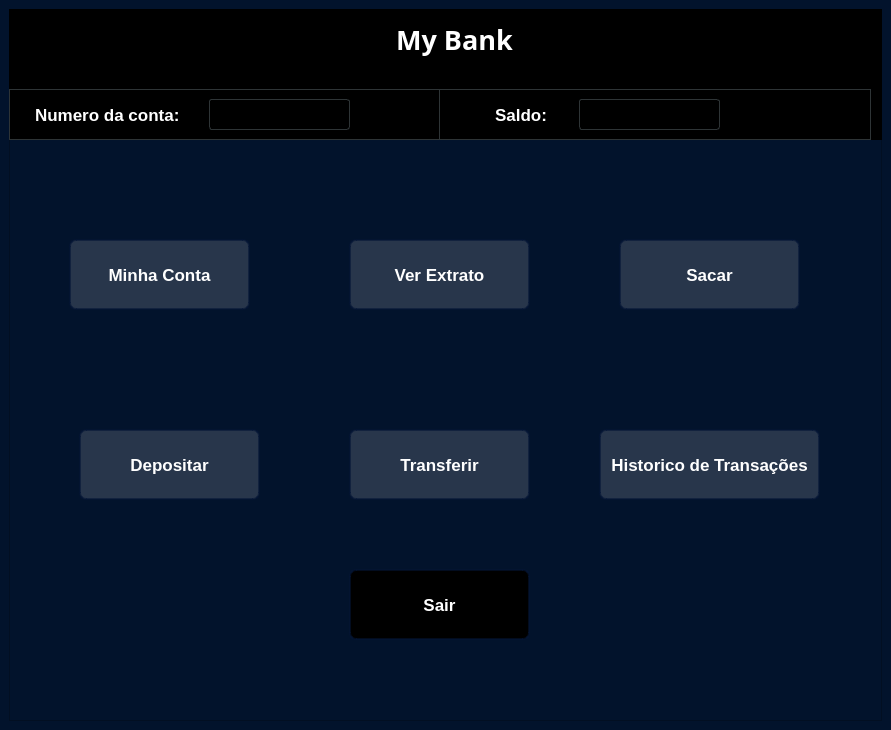
<?xml version="1.0" encoding="UTF-8"?>
<ui version="4.0">
 <class>tela_menu</class>
 <widget class="QMainWindow" name="tela_menu">
  <property name="geometry">
   <rect>
    <x>0</x>
    <y>0</y>
    <width>891</width>
    <height>730</height>
   </rect>
  </property>
  <property name="windowTitle">
   <string>MainWindow</string>
  </property>
  <property name="styleSheet">
   <string notr="true">background-color: rgb(2, 19, 44);</string>
  </property>
  <widget class="QWidget" name="centralwidget">
   <layout class="QVBoxLayout" name="verticalLayout">
    <item>
     <widget class="QFrame" name="frame">
      <property name="frameShape">
       <enum>QFrame::StyledPanel</enum>
      </property>
      <property name="frameShadow">
       <enum>QFrame::Raised</enum>
      </property>
      <widget class="QPushButton" name="pushButton_7">
       <property name="geometry">
        <rect>
         <x>60</x>
         <y>230</y>
         <width>181</width>
         <height>71</height>
        </rect>
       </property>
       <property name="font">
        <font>
         <pointsize>13</pointsize>
         <weight>75</weight>
         <bold>true</bold>
        </font>
       </property>
       <property name="styleSheet">
        <string notr="true">QPushButton{
border-radius: 7px;
background-color:rgba(255, 253, 253, 38);
border: 2px solid rgba(3, 20, 52, 150);
color: rgb(255, 255, 255);

}

QPushButton:hover{

border: 3px solid rgba(9, 74, 140, 248);
font-size: 18px;

}

</string>
       </property>
       <property name="text">
        <string>Minha Conta</string>
       </property>
      </widget>
      <widget class="QPushButton" name="pushButton">
       <property name="geometry">
        <rect>
         <x>340</x>
         <y>230</y>
         <width>181</width>
         <height>71</height>
        </rect>
       </property>
       <property name="font">
        <font>
         <pointsize>13</pointsize>
         <weight>75</weight>
         <bold>true</bold>
        </font>
       </property>
       <property name="styleSheet">
        <string notr="true">QPushButton{
border-radius: 7px;
background-color:rgba(255, 253, 253, 38);
border: 2px solid rgba(3, 20, 52, 150);
color: rgb(255, 255, 255);

}

QPushButton:hover{

border: 3px solid rgba(9, 74, 140, 248);
font-size: 18px;

}

</string>
       </property>
       <property name="text">
        <string>Ver Extrato</string>
       </property>
      </widget>
      <widget class="QPushButton" name="pushButton_3">
       <property name="geometry">
        <rect>
         <x>610</x>
         <y>230</y>
         <width>181</width>
         <height>71</height>
        </rect>
       </property>
       <property name="font">
        <font>
         <pointsize>13</pointsize>
         <weight>75</weight>
         <bold>true</bold>
        </font>
       </property>
       <property name="styleSheet">
        <string notr="true">QPushButton{
border-radius: 7px;
background-color:rgba(255, 253, 253, 38);
border: 2px solid rgba(3, 20, 52, 150);
color: rgb(255, 255, 255);

}

QPushButton:hover{

border: 3px solid rgba(9, 74, 140, 248);
font-size: 18px;

}

</string>
       </property>
       <property name="text">
        <string>Sacar</string>
       </property>
      </widget>
      <widget class="QPushButton" name="pushButton_6">
       <property name="geometry">
        <rect>
         <x>590</x>
         <y>420</y>
         <width>221</width>
         <height>71</height>
        </rect>
       </property>
       <property name="font">
        <font>
         <pointsize>13</pointsize>
         <weight>75</weight>
         <bold>true</bold>
        </font>
       </property>
       <property name="styleSheet">
        <string notr="true">QPushButton{
border-radius: 7px;
background-color:rgba(255, 253, 253, 38);
border: 2px solid rgba(3, 20, 52, 150);
color: rgb(255, 255, 255);

}

QPushButton:hover{

border: 3px solid rgba(9, 74, 140, 248);
font-size: 18px;

}

</string>
       </property>
       <property name="text">
        <string>Historico de Transações</string>
       </property>
      </widget>
      <widget class="QPushButton" name="pushButton_5">
       <property name="geometry">
        <rect>
         <x>340</x>
         <y>420</y>
         <width>181</width>
         <height>71</height>
        </rect>
       </property>
       <property name="font">
        <font>
         <pointsize>13</pointsize>
         <weight>75</weight>
         <bold>true</bold>
        </font>
       </property>
       <property name="styleSheet">
        <string notr="true">QPushButton{
border-radius: 7px;
background-color:rgba(255, 253, 253, 38);
border: 2px solid rgba(3, 20, 52, 150);
color: rgb(255, 255, 255);

}

QPushButton:hover{

border: 3px solid rgba(9, 74, 140, 248);
font-size: 18px;

}

</string>
       </property>
       <property name="text">
        <string>Transferir</string>
       </property>
      </widget>
      <widget class="QPushButton" name="pushButton_4">
       <property name="geometry">
        <rect>
         <x>70</x>
         <y>420</y>
         <width>181</width>
         <height>71</height>
        </rect>
       </property>
       <property name="font">
        <font>
         <pointsize>13</pointsize>
         <weight>75</weight>
         <bold>true</bold>
        </font>
       </property>
       <property name="styleSheet">
        <string notr="true">QPushButton{
border-radius: 7px;
background-color:rgba(255, 253, 253, 38);
border: 2px solid rgba(3, 20, 52, 150);
color: rgb(255, 255, 255);

}

QPushButton:hover{

border: 3px solid rgba(9, 74, 140, 248);
font-size: 18px;

}

</string>
       </property>
       <property name="text">
        <string>Depositar</string>
       </property>
      </widget>
      <widget class="QPushButton" name="pushButton_8">
       <property name="geometry">
        <rect>
         <x>340</x>
         <y>560</y>
         <width>181</width>
         <height>71</height>
        </rect>
       </property>
       <property name="font">
        <font>
         <pointsize>13</pointsize>
         <weight>75</weight>
         <bold>true</bold>
        </font>
       </property>
       <property name="styleSheet">
        <string notr="true">QPushButton{
border-radius: 7px;
background-color:rgb(0, 0, 0);
border: 2px solid rgba(3, 20, 52, 150);
color: rgb(255, 255, 255);

}

QPushButton:hover{

border: 3px solid rgba(9, 74, 140, 248);
font-size: 18px;

}

</string>
       </property>
       <property name="text">
        <string>Sair</string>
       </property>
      </widget>
      <widget class="QFrame" name="frame_6">
       <property name="geometry">
        <rect>
         <x>0</x>
         <y>0</y>
         <width>882</width>
         <height>131</height>
        </rect>
       </property>
       <property name="styleSheet">
        <string notr="true">background-color: rgb(0, 0, 0);</string>
       </property>
       <property name="frameShape">
        <enum>QFrame::StyledPanel</enum>
       </property>
       <property name="frameShadow">
        <enum>QFrame::Raised</enum>
       </property>
       <widget class="QLabel" name="label_4">
        <property name="geometry">
         <rect>
          <x>260</x>
          <y>10</y>
          <width>371</width>
          <height>41</height>
         </rect>
        </property>
        <property name="font">
         <font>
          <family>Sans Serif</family>
          <pointsize>20</pointsize>
          <weight>75</weight>
          <bold>true</bold>
         </font>
        </property>
        <property name="styleSheet">
         <string notr="true">color: rgb(255, 255, 255);</string>
        </property>
        <property name="text">
         <string>My Bank</string>
        </property>
        <property name="alignment">
         <set>Qt::AlignCenter</set>
        </property>
       </widget>
       <widget class="QFrame" name="frame_7">
        <property name="geometry">
         <rect>
          <x>0</x>
          <y>80</y>
          <width>432</width>
          <height>51</height>
         </rect>
        </property>
        <property name="styleSheet">
         <string notr="true">border: 1px solid rgb(46, 52, 54);</string>
        </property>
        <property name="frameShape">
         <enum>QFrame::StyledPanel</enum>
        </property>
        <property name="frameShadow">
         <enum>QFrame::Raised</enum>
        </property>
        <widget class="QFrame" name="frame_8">
         <property name="geometry">
          <rect>
           <x>430</x>
           <y>0</y>
           <width>432</width>
           <height>51</height>
          </rect>
         </property>
         <property name="styleSheet">
          <string notr="true">border: 1px solid rgb(46, 52, 54);</string>
         </property>
         <property name="frameShape">
          <enum>QFrame::StyledPanel</enum>
         </property>
         <property name="frameShadow">
          <enum>QFrame::Raised</enum>
         </property>
        </widget>
        <widget class="QLabel" name="label_5">
         <property name="geometry">
          <rect>
           <x>20</x>
           <y>10</y>
           <width>151</width>
           <height>31</height>
          </rect>
         </property>
         <property name="font">
          <font>
           <pointsize>13</pointsize>
           <weight>75</weight>
           <bold>true</bold>
          </font>
         </property>
         <property name="styleSheet">
          <string notr="true">color: rgb(255, 255, 255);
border: 2px solid rgb(0, 0, 0);</string>
         </property>
         <property name="text">
          <string>Numero da conta:</string>
         </property>
        </widget>
        <widget class="QLineEdit" name="lineEdit_5">
         <property name="geometry">
          <rect>
           <x>200</x>
           <y>10</y>
           <width>141</width>
           <height>31</height>
          </rect>
         </property>
         <property name="font">
          <font>
           <pointsize>13</pointsize>
           <weight>75</weight>
           <bold>true</bold>
          </font>
         </property>
         <property name="styleSheet">
          <string notr="true">color: rgb(255, 255, 255);
border-radius: 3px;
</string>
         </property>
         <property name="readOnly">
          <bool>true</bool>
         </property>
        </widget>
        <widget class="QLineEdit" name="lineEdit_6">
         <property name="geometry">
          <rect>
           <x>560</x>
           <y>10</y>
           <width>141</width>
           <height>31</height>
          </rect>
         </property>
        </widget>
        <widget class="QLineEdit" name="lineEdit_7">
         <property name="geometry">
          <rect>
           <x>470</x>
           <y>40</y>
           <width>141</width>
           <height>31</height>
          </rect>
         </property>
        </widget>
       </widget>
       <widget class="QFrame" name="frame_9">
        <property name="geometry">
         <rect>
          <x>430</x>
          <y>80</y>
          <width>432</width>
          <height>51</height>
         </rect>
        </property>
        <property name="styleSheet">
         <string notr="true">border: 1px solid rgb(46, 52, 54);</string>
        </property>
        <property name="frameShape">
         <enum>QFrame::StyledPanel</enum>
        </property>
        <property name="frameShadow">
         <enum>QFrame::Raised</enum>
        </property>
        <widget class="QLabel" name="label_6">
         <property name="geometry">
          <rect>
           <x>50</x>
           <y>10</y>
           <width>61</width>
           <height>31</height>
          </rect>
         </property>
         <property name="font">
          <font>
           <pointsize>13</pointsize>
           <weight>75</weight>
           <bold>true</bold>
          </font>
         </property>
         <property name="styleSheet">
          <string notr="true">color: rgb(255, 255, 255);
border: 2px solid rgb(0, 0, 0);</string>
         </property>
         <property name="text">
          <string>Saldo:</string>
         </property>
        </widget>
        <widget class="QLineEdit" name="lineEdit_8">
         <property name="geometry">
          <rect>
           <x>140</x>
           <y>10</y>
           <width>141</width>
           <height>31</height>
          </rect>
         </property>
         <property name="font">
          <font>
           <pointsize>13</pointsize>
           <weight>75</weight>
           <bold>true</bold>
          </font>
         </property>
         <property name="styleSheet">
          <string notr="true">color: rgb(255, 255, 255);
border-radius: 3px;</string>
         </property>
         <property name="readOnly">
          <bool>true</bool>
         </property>
        </widget>
       </widget>
      </widget>
     </widget>
    </item>
   </layout>
  </widget>
 </widget>
 <resources/>
 <connections/>
</ui>
